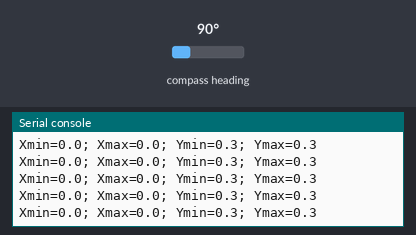
The program below on a simulated Raspberry Pi Pico running MicroPython. On the bench: the last lines printed to the serial console. The test bench sets the inputs (shaded band); at power-on: compass heading 90°. Library files of the repository ran but are not shown: qmc5883l.py.

Above: at 1.3 s.
1.4 s: compass heading set to 7°
At 1.69 s:
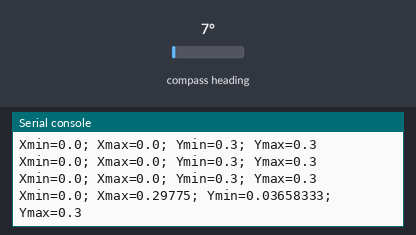
2.9 s: compass heading set to 180°
At 3.09 s:
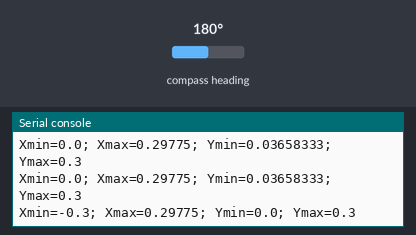
Timing chart, 0 to 5.9 s (numbered marks = the images above; inputs shaded):
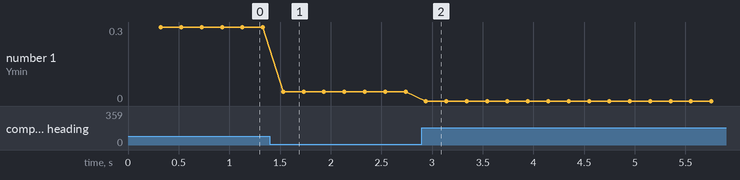

Measured:
- after the input at 1.4 s, the serial console: prints a new line after 0.13 s (image 1)
- after the input at 2.9 s, the serial console: prints a new line at once (image 2)
- plotted number 1: 0.3 → 0.04 after the input at 1.4 s

The program:

calibration.py
```python
from machine import I2C
from qmc5883l import QMC5883L
from time import sleep

# Please check that correct PINs are set on hmc5883l library!
i2c = I2C(id=0)
print(i2c.scan())
sensor = QMC5883L(i2c)

Xmin=1000
Xmax=-1000
Ymin=1000
Ymax=-1000

while True:
    try:
        sleep(0.2)
        x, y, z, _ = sensor.read_scaled()
        Xmin=min(x,Xmin)
        Xmax=max(x,Xmax)
        Ymin=min(y,Ymin)
        Ymax=max(y,Ymax)
        # print(sensor.format_result(x, y, z))
        print("Xmin="+str(Xmin)+"; Xmax="+str(Xmax)+"; Ymin="+str(Ymin)+"; Ymax="+str(Ymax))

    except KeyboardInterrupt:
        print()
        print('Got ctrl-c')

        xs=1
        ys=(Xmax-Xmin)/(Ymax-Ymin)
        xb =xs*(1/2*(Xmax-Xmin)-Xmax)
        yb =xs*(1/2*(Ymax-Ymin)-Ymax)
        print("Calibration corrections:")
        print("xs="+str(xs))
        print("xb="+str(xb))
        print("ys="+str(ys))
        print("yb="+str(yb))
        break
```

mag_base.py
```python
# Compass base class

class mag_base:
    def __init__(self, i2c):
        self.i2c = i2c

    def read_scaled(self):
        return (0.0, 0.0, 0.0, 0.0)

    def read_raw(self):
        return (0, 0, 0)

    def set_sampling_rate(self, rate):
        pass

    def set_range(self, val):
        pass

    def set_oversampling(self, val):
        pass

    def reset(self):
        pass
```
